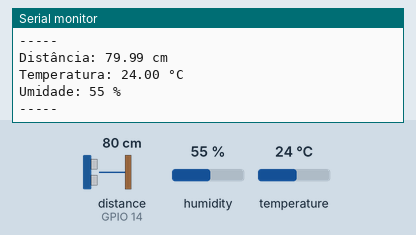
Bench run of a sketch on a simulated ESP32. Shown: the last lines printed to the serial monitor. Wiring (inferred from the names in the program): ultrasonic range finder: trigger GPIO 12; echo GPIO 14. Inputs (shaded band) come from the test bench; at power-on: distance to the obstacle (sensor on GPIO 14) 80 cm, humidity 55 %, temperature 24 °C. The echo pulse lasts 58.3 µs per cm.

Above: at 2.8 s.
2.9 s: distance to the obstacle (sensor on GPIO 14) set to 2 cm
5.6 s: humidity set to 22 %
At 7.4 s:
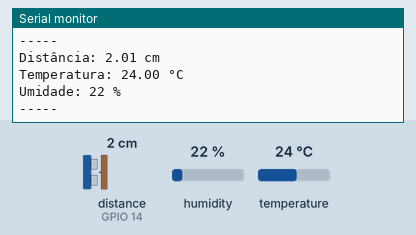
8.3 s: temperature set to 12 °C
At 10.8 s:
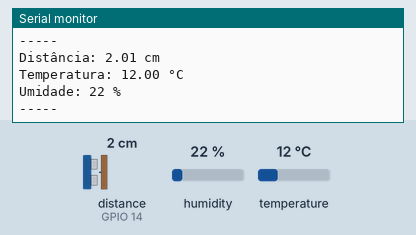
11.0 s: distance to the obstacle (sensor on GPIO 14) set to 4 cm
13.7 s: humidity set to 40 %
At 14.7 s:
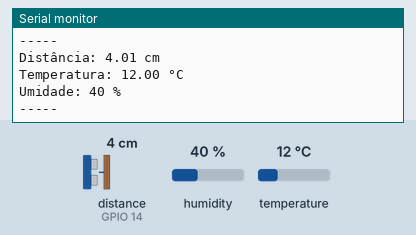
Timing chart, 0 to 16.7 s (numbered marks = the images above; inputs shaded):
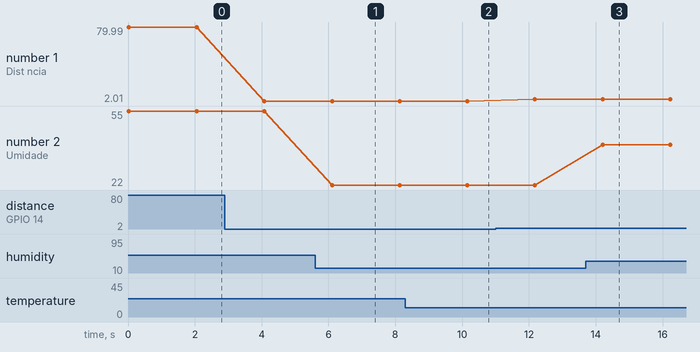

Measured:
- after the input at 5.6 s, the serial monitor: prints a new line after 0.51 s (image 1)
- after the input at 8.3 s, the serial monitor: prints a new line after 1.9 s (image 2)
- after the input at 13.7 s, the serial monitor: prints a new line after 0.50 s (image 3)
- plotted number 1: 79.99 → 2.01 after the input at 2.9 s, 2.01 → 4.01 after the input at 11.0 s
- plotted number 2: 55 → 22 after the input at 5.6 s, 22 → 40 after the input at 13.7 s

The sketch:

DHT_ULTRA.ino
```cpp
#include "freertos/FreeRTOS.h"
#include "freertos/task.h"
#include <DHT.h>

#define DHTPIN 4
#define DHTTYPE DHT11

#define TRIGGER_PIN 12
#define ECHO_PIN 14

DHT dht(DHTPIN, DHTTYPE);

float readDistance() {
  digitalWrite(TRIGGER_PIN, LOW);
  delayMicroseconds(2);
  digitalWrite(TRIGGER_PIN, HIGH);
  delayMicroseconds(10);
  digitalWrite(TRIGGER_PIN, LOW);

  long duration = pulseIn(ECHO_PIN, HIGH, 30000);
  if (duration == 0) return -1;

  float distance = (duration / 2.0) * 0.0343;
  return distance;
}

float readTemperature() {
  return dht.readTemperature();
}

int readHumidity() {
  float hum = dht.readHumidity();
  if (isnan(hum)) return -1;
  return (int)(hum + 0.5);
}

void sensorTask(void *parameter) {
  pinMode(TRIGGER_PIN, OUTPUT);
  pinMode(ECHO_PIN, INPUT);
  dht.begin();

  while (true) {
    float distance = readDistance();
    float temp = readTemperature();
    int hum = readHumidity();

    if (distance >= 0) Serial.printf("Distância: %.2f cm\n", distance);
    else Serial.println("Erro medindo distância");

    if (!isnan(temp)) Serial.printf("Temperatura: %.2f °C\n", temp);
    else Serial.println("Erro medindo temperatura");

    if (hum >= 0) Serial.printf("Umidade: %d %%\n", hum);
    else Serial.println("Erro medindo umidade");

    Serial.println("-----");
    vTaskDelay(2000 / portTICK_PERIOD_MS);
  }
}

void setup() {
  Serial.begin(115200);

  xTaskCreatePinnedToCore(
    sensorTask,
    "Sensor Task",
    4096,
    NULL,
    1,
    NULL,
    1
  );
}

void loop() {
}
```
